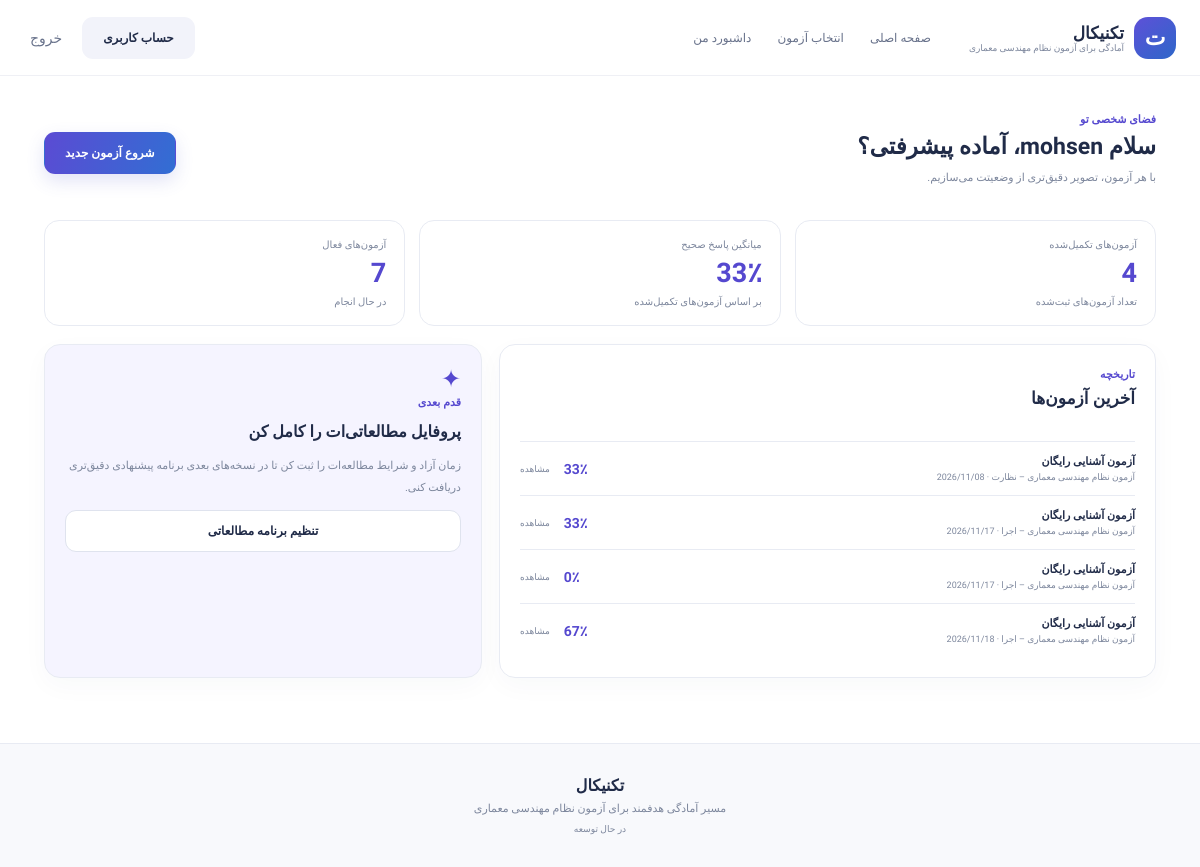
The page /dashboard/ (signed in) on the database its author committed.
### portal/models.py (models this page shows, shortened)
class Attempt(models.Model):
    STATUS=[("active","در حال انجام"),("submitted","ثبت شده"),("expired","پایان زمان")]
    exam=models.ForeignKey(Exam,on_delete=models.PROTECT,related_name="attempts")
    user=models.ForeignKey(settings.AUTH_USER_MODEL,null=True,blank=True,on_delete=models.SET_NULL,related_name="exam_attempts")
    guest_key=models.UUIDField(default=uuid.uuid4,editable=False,db_index=True)
    started_at=models.DateTimeField(default=timezone.now); ends_at=models.DateTimeField()
    submitted_at=models.DateTimeField(null=True,blank=True); status=models.CharField(max_length=12,choices=STATUS,default="active")
    correct_count=models.PositiveIntegerField(default=0); wrong_count=models.PositiveIntegerField(default=0)
    unanswered_count=models.PositiveIntegerField(default=0); score_percent=models.DecimalField(max_digits=6,decimal_places=2,default=0)
    class Meta: indexes=[models.Index(fields=["user","status","started_at"])]

class Exam(models.Model):
    MODES=[("timed","آزمون زمان‌دار"),("practice","تمرین آموزشی"),("topic","آزمون مبحثی"),("comprehensive","آزمون جامع"),("custom","آزمون شخصی")]
    track=models.ForeignKey(ExamTrack,on_delete=models.PROTECT,related_name="exams")
    stage=models.ForeignKey(ExamStage,null=True,blank=True,on_delete=models.SET_NULL,related_name="exams")
    display_order=models.PositiveIntegerField(default=0,help_text="ترتیب نمایش آزمون در مرحله")
    ACCESS_TYPES=[("free","رایگان"),("premium","ویژه"),("prerequisite","نیازمند پیش‌نیاز")]
    access_type=models.CharField(max_length=20,choices=ACCESS_TYPES,default="premium")
    prerequisite_exam=models.ForeignKey("self",null=True,blank=True,on_delete=models.SET_NULL,related_name="unlocks_exams")
    minimum_score=models.DecimalField(max_digits=5,decimal_places=2,default=60,help_text="حداقل امتیاز این آزمون برای باز شدن آزمون بعدی")
    counts_for_stage_unlock=models.BooleanField(default=True,help_text="در محاسبه تکمیل مرحله برای باز شدن مرحله بعد لحاظ شود")
    topic=models.ForeignKey(Topic,null=True,blank=True,on_delete=models.SET_NULL,related_name="exams")
    title=models.CharField(max_length=220); slug=models.SlugField(max_length=230,unique=True)
    description=models.TextField(blank=True); mode=models.CharField(max_length=20,choices=MODES,default="timed")
    duration_minutes=models.PositiveIntegerField(default=60); question_limit=models.PositiveIntegerField(default=5)
    is_free=models.BooleanField(default=False); guest_allowed=models.BooleanField(default=False)
    is_published=models.BooleanField(default=False); published_at=models.DateTimeField(null=True,blank=True)
    class Meta:
        indexes=[models.Index(fields=["track","is_published","mode"])]

class ExamTrack(models.Model):
    code=models.SlugField(max_length=30,unique=True)
    title=models.CharField(max_length=150)
    subtitle=models.CharField(max_length=220,blank=True)
    description=models.TextField(blank=True)
    accent=models.CharField(max_length=20,default="violet")
    is_active=models.BooleanField(default=True)

### portal/views.py (the view)
# urls.py: path("dashboard/", views.dashboard, name="dashboard"),
@login_required
def dashboard(request):
    attempts=Attempt.objects.filter(user=request.user,status="submitted").select_related("exam","exam__track")
    total=attempts.count()
    avg=sum((x.score_percent for x in attempts),Decimal("0"))/total if total else Decimal("0")
    profile,_=StudyProfile.objects.get_or_create(user=request.user)
    return render(request,"portal/dashboard.html",{"recent":attempts[:6],"total":total,"average":avg,"profile":profile,"active_count":Attempt.objects.filter(user=request.user,status="active").count()})

### templates/portal/dashboard.html
{% extends "portal/base.html" %}{% block title %}داشبورد من{% endblock %}{% block content %}<main class="wrap inner"><div class="welcome"><div><span class="eyebrow">فضای شخصی تو</span><h1>سلام {{ user.username }}، آماده پیشرفتی؟</h1><p>با هر آزمون، تصویر دقیق‌تری از وضعیتت می‌سازیم.</p></div><a class="btn primary" href="{% url 'home' %}#tracks">شروع آزمون جدید</a></div><div class="stats"><article><small>آزمون‌های تکمیل‌شده</small><strong>{{ total }}</strong><span>تعداد آزمون‌های ثبت‌شده</span></article><article><small>میانگین پاسخ صحیح</small><strong>{{ average|floatformat:0 }}٪</strong><span>بر اساس آزمون‌های تکمیل‌شده</span></article><article><small>آزمون‌های فعال</small><strong>{{ active_count }}</strong><span>در حال انجام</span></article></div><div class="dash-grid"><section class="panel"><div class="section-head"><div><span class="eyebrow">تاریخچه</span><h2>آخرین آزمون‌ها</h2></div></div>{% for a in recent %}<div class="history"><div><b>{{ a.exam.title }}</b><small>{{ a.exam.track.title }} · {{ a.started_at|date:"Y/m/d" }}</small></div><strong>{{ a.score_percent|floatformat:0 }}٪</strong><a href="{% url 'result' a.pk %}">مشاهده</a></div>{% empty %}<p class="muted">هنوز آزمونی ثبت نکرده‌ای. با یک آزمون رایگان شروع کن.</p>{% endfor %}</section><section class="panel coach"><span class="coach-icon">✦</span><span class="eyebrow">قدم بعدی</span><h2>پروفایل مطالعاتی‌ات را کامل کن</h2><p>زمان آزاد و شرایط مطالعه‌ات را ثبت کن تا در نسخه‌های بعدی برنامه پیشنهادی دقیق‌تری دریافت کنی.</p><a class="btn outline block" href="{% url 'profile' %}">تنظیم برنامه مطالعاتی</a></section></div></main>{% endblock %}

### static/css/site.css (style rules this page uses)
:root { --ink: #202b48; --muted: #7d879d; --purple: #5548cf; --blue: #3672d8; --line: #e8ebf3; --bg: #f7f8fc; --green: #168762; --red: #c94e58 }
* { box-sizing: border-box }
body { margin: 0; background: white; color: var(--ink); font: 14px Vazirmatn, Tahoma, sans-serif }
a { color: inherit; text-decoration: none }
.wrap { max-width: 1160px; margin: auto; padding-left: 24px; padding-right: 24px }
.btn { display: inline-flex; align-items: center; justify-content: center; gap: 10px; padding: 13px 20px; border-radius: 11px; font: 700 12px Vazirmatn; cursor: pointer; border: 1px solid transparent }
.btn.primary { background: linear-gradient(110deg, #5b4bd3, #326ed3); color: white; box-shadow: 0 7px 18px #4d52c72a }
.btn.outline { background: white; border-color: #dfe3ee; color: var(--ink) }
.btn.block { width: 100% }
.eyebrow { font-size: 11px; font-weight: 800; color: var(--purple) }
.section-head { display: flex; justify-content: space-between; align-items: end; gap: 20px; margin-bottom: 26px }
.section-head h2 { font-size: 24px; margin: 7px 0 }
.inner { padding-top: 34px; padding-bottom: 65px }
.catalog-card, .panel { border: 1px solid var(--line); background: white; border-radius: 16px; padding: 20px; box-shadow: 0 8px 26px #26345b08 }
.welcome { display: flex; justify-content: space-between; align-items: center; margin-bottom: 25px }
.welcome h1 { font-size: 23px; margin: 7px 0 }
.welcome p { font-size: 11px; color: var(--muted) }
.stats { display: grid; grid-template-columns: repeat(3, 1fr); gap: 14px; margin-bottom: 18px }
.stats article { border: 1px solid var(--line); border-radius: 15px; padding: 18px; display: grid; gap: 7px }
.stats small, .stats span { font-size: 10px; color: var(--muted) }
.stats strong { font-size: 27px; color: var(--purple) }
.dash-grid { display: grid; grid-template-columns: 1.5fr 1fr; gap: 17px }
.section-head h2 { font-size: 17px }
.history { display: flex; align-items: center; gap: 14px; padding: 13px 0; border-top: 1px solid var(--line) }
.history div { flex: 1; display: grid; gap: 4px }
.history b { font-size: 11px }
.history small, .history a { font-size: 9px; color: var(--muted) }
.history>strong { color: var(--purple) }
.coach { background: #f5f4ff }
.coach-icon { display: block; font-size: 24px; color: var(--purple) }
.coach h2 { font-size: 16px }
.coach p { font-size: 11px; line-height: 2; color: var(--muted) }
body { overflow-x: hidden; }
.wrap { width: 100%; }

### rows shown on the page
Attempt: exam "آزمون آشنایی رایگان", exam.track "آزمون نظام مهندسی معماری – نظارت", started_at "2026/11/08", score_percent "33"
Attempt: exam "آزمون آشنایی رایگان", exam.track "آزمون نظام مهندسی معماری – اجرا", started_at "2026/11/17", score_percent "33"
Attempt: exam "آزمون آشنایی رایگان", exam.track "آزمون نظام مهندسی معماری – اجرا", started_at "2026/11/17", score_percent "0"
Attempt: exam "آزمون آشنایی رایگان", exam.track "آزمون نظام مهندسی معماری – اجرا", started_at "2026/11/18", score_percent "67"

### other values the page prints
{{ user.username }} "mohsen"
{{ total }} "4"
{{ average|floatformat:0 }} "33"
{{ active_count }} "7"
